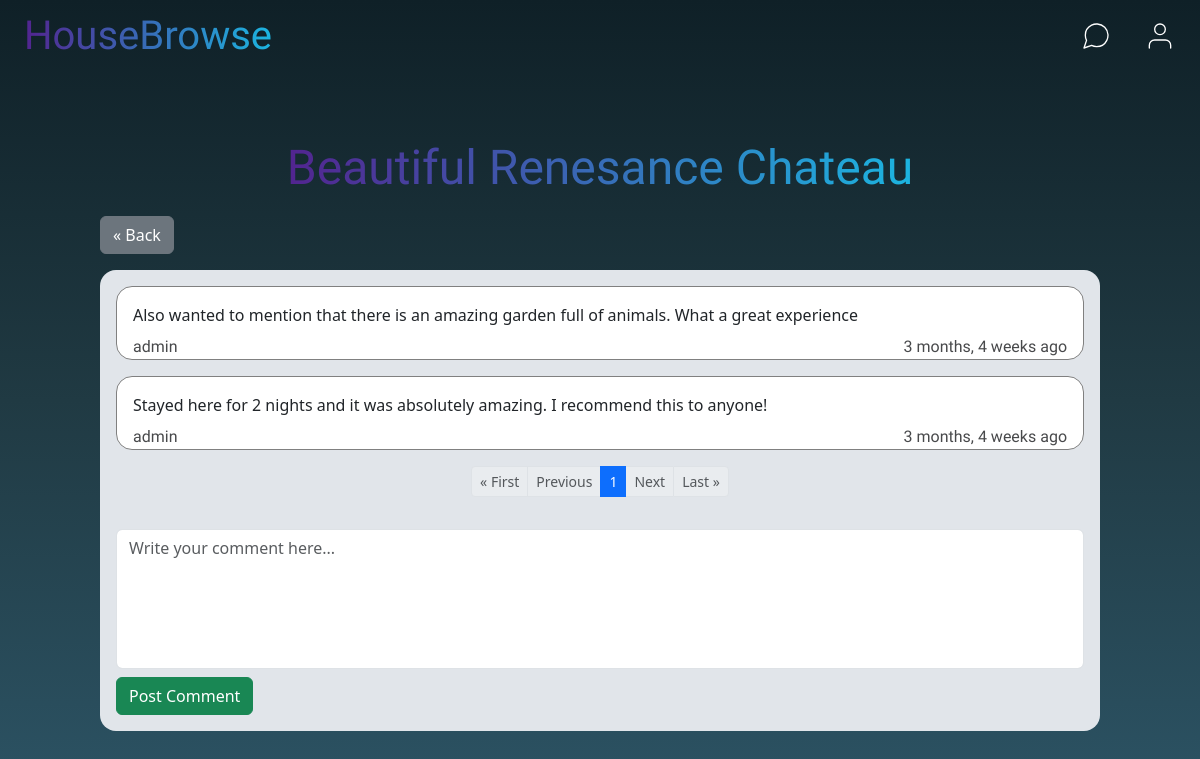
Screenshot of /comments/27 (signed in) with the database file from the repository.
### booking/models.py (models this page shows, shortened)
class Comment(models.Model):
    comment = models.TextField(max_length=300, null=True)
    user = models.ForeignKey(User, null=True, on_delete=models.CASCADE, related_name="user")
    listing = models.ForeignKey(Listing, null=True, on_delete=models.CASCADE, related_name="listing")
    timestamp = models.DateTimeField(auto_now_add=True, null=True)

class User(AbstractUser):
    def __str__(self):
        return f"{self.username}"

### booking/views.py (the view, shortened to what this page needs)
# urls.py: path("comments/<int:listing_id>", views.comments_view, name="comments"),
def comments_view(request, listing_id):
    listing = Listing.objects.get(id=listing_id)
    comments_desc = Comment.objects.filter(listing__id=listing_id).order_by("-timestamp")
    paginator = Paginator(comments_desc, 4)
    page = request.GET.get('page')
    comments = paginator.get_page(page)
    comment_form = PostComment()
    if request.method == "GET":
        return render(request, "booking/comments.html", {
            "listing": listing,
            "comments": comments,
            "comment_form": comment_form
        })

### booking/forms.py
class PostComment(ModelForm):
    class Meta:
        model = Comment
        fields = ("comment",)
        labels = {"comment": '',}
        widgets = {"comment": forms.Textarea(attrs={'class': 'form-control', 'placeholder': 'Write your comment here...', 'style':'resize:none;'})}

### booking/templates/booking/comments.html (shortened to what this page needs)
{% extends "booking/base.html" %}
{% load static %}
{% block body %}
<div class="comments_container">
    <h1 class="heading" style="font-size: max(4vw, 40px);">{{ listing.title }}</h1><br/>
    <div class="back_to_detail">
        <a href="{% url 'booking:detail' listing.id %}"><button class="btn btn-secondary">&laquo Back</button></a>
    </div>
    <div class="comments_window">
            {% if comments %}
                {% for comment in comments %}
                <div class="comments">
                    <div class="comment">
                        {{ comment.comment }}
                    </div>
                    <div class="comment_creator">
                            <div>{{ comment.user}}</div>
                            <div>{{ comment.timestamp| timesince }} ago</div>
                    </div>
                </div>
                {% endfor %}
            {% endif %}
        <div class="paginator">
            <nav aria-label="Page navigation">
                <ul class="pagination justify-content center pagination-sm">
                    {% if comments.has_previous %}
                    <li class="page-item"><a class="page-link" href="?page=1">&laquo First</a></li>
                    <li class="page-item"><a class="page-link" href="?page={{ comments.previous_page_number }}">Previous</a></li>
                    {% else %}
                    <li class="page-item disabled"><a class="page-link" href="#">&laquo First</a></li>
                    <li class="page-item disabled"><a class="page-link" href="#">Previous</a></li>
                    {% endif %}
                    {% for i in comments.paginator.page_range %}
                        {% if comments.number == i %}
                            <li class="page-item active"><span class="page-link">{{ i }}</span></li>
                        {% elif i > comments.number|add:'-3' and i < comments.number|add:'3' %}
                            <li class="page-item"><a class="page-link" href="?page={{ i }}">{{ i }}</a></li>
                        {% endif %}
                    {% endfor %}
                    {% if comments.has_next %}
                    <li class="page-item"><a class="page-link" href="?page={{ comments.next_page_number }}">Next</a></li>
                    <li class="page-item"><a class="page-link" href="?page={{ comments.paginator.num_pages }}">Last &raquo</a></li>
                    {% else %}
                    <li class="page-item disabled"><a class="page-link" href="#">Next</a></li>
                    <li class="page-item disabled"><a class="page-link" href="#">Last &raquo</a></li>
                    {% endif %}
                </ul>
            </nav>
        </div>
            {% if request.user.is_authenticated %}
                <form action="" method="POST">
                    <div class="add_comment">
                        {{ comment_form }}
                    </div>
                    <div class="comment_submit_section">
                        <button class="btn btn-success" type="submit" name="sub_comment" value="sub_comment">Post Comment</button>
                    </div>
                </form>
            {% else %}
                <div>&raquo <a href="{% url 'booking:login' %}">Log-in </a> to add comments..</div>
            {% endif %}
    </div>
</div>
{% endblock %}

### booking/templates/booking/base.html (shortened to what this page needs)
{% load static %}
<!DOCTYPE html>
<html lang="en">
    <head>
        <link href="https://cdn.jsdelivr.net/npm/bootstrap@5.3.0-alpha3/dist/css/bootstrap.min.css" rel="stylesheet">
        <link href="{% static 'booking/styles.css' %}" rel="stylesheet">
    </head>
    <body>
            <ul class="nav nav_top">
                <li class="nav-item">
                    <a class="nav-link" href="{% url 'booking:index' %}"><h1 class="heading">HouseBrowse</h1></a>
                </li>
                {% if not request.user.is_authenticated %}
                <div class="right_nav">
                    <li class="nav-item anonymous_right_nav">
                        <a class="nav-link" href="{% url 'booking:login' %}"><img class="anonymouseimg" src="{% static 'booking/log-in.svg' %}" style="padding-right: 0.25rem;">Login</a>
                    </li>
                    <li class="nav-item anonymous_right_nav">
                        <a class="nav-link" href="{% url 'booking:register' %}"><img class="anonymouseimg" src="{% static 'booking/user-plus.svg' %}" style="padding-right: 0.25rem;">Register</a>
                    </li>
                </div>
                {% else %}
                <div class="right_nav">
                    <li class="nav-item">
                        <div class="dropdown-center">
                            <a class="nav-link" data-bs-toggle="dropdown" aria-expanded="false" href="#messageDropdown" id="messages"><img class="panel_img" src="{% static 'booking/message-circle32.svg' %}" alt="Messages"></a>
                        </div>
                    </li>
                    <li class="nav-item">
                        <div class="dropdown-center">
                            <a class="nav-link" data-bs-toggle="dropdown" aria-expanded="false" href="#userDropdown" id="userimg"><img class="panel_img" src="{% static 'booking/user.svg' %}" alt="User"></a>
                        </div>
                    </li>
                </div>
                {% endif %}
            </ul>
    {% block body %}
    {% endblock %}
    </body>
</html>

### booking/static/booking/styles.css (style rules this page uses)
body { min-height: 100vh; width: 100%; min-width: 360px; background-attachment: fixed; background: linear-gradient(to bottom, #0f2027, #203a43, #2c5364); }
.nav_top { display: flex; justify-content: space-between; padding: 0; align-items: center; padding: 0.5rem; padding-bottom: 3rem; flex-wrap: nowrap; }
.right_nav { display: flex; }
.heading { background-image: linear-gradient(to right, #52248f, #1cb5e0); background-clip: text; -webkit-background-clip: text; color: transparent; font-family: 'Josefin Sans', sans-serif; margin: 0; padding: 0; line-height: 1; }
a, a:hover { text-decoration: none; transition: color 0.3s ease-in-out; }
.back_to_detail { width: 100%; max-width: 1000px; display: flex; padding: 0 0 1rem 0; align-self: center; }
.comments_container { width: 95%; margin: auto; display: flex; flex-direction: column; align-items: center; padding: 2rem 0; }
.comment { border-radius: 1rem; padding: 0.5rem; }
.comments_window { display: flex; flex-direction: column; width: 100%; max-width: 1000px; border-radius: 1rem 1rem 1rem 1rem; background-color: #e1e5ea; padding: 1rem; gap: 1rem; }
.add_comment { display: flex; width: 100%; height: calc(100px + 5vh); }
.comment_submit_section { padding-top: 0.5rem; }
.comments { width: 100%; border: 1px solid grey; border-radius: 1rem; padding: 0.5rem 0.5rem 0 0.5rem; display: flex; flex-direction: column; justify-content: space-between; background-color: white; }
.comment { display: flex; }
.comment_creator { display: flex; justify-content: space-between; color: #48494B; font-family: 'Baloo 2'; padding: 0 0.5rem 0 0.5rem; }
.paginator { display: flex; justify-content: center; gap: 0.5rem; }

### rows the page displays
Comment: comment "Also wanted to mention that there is an amazing garden full of animals. What a great experience", user "admin", timestamp "3 months, 4 weeks"
Comment: comment "Stayed here for 2 nights and it was absolutely amazing. I recommend this to anyone!", user "admin", timestamp "3 months, 4 weeks"

### other values shown
{{ i }} "1"
